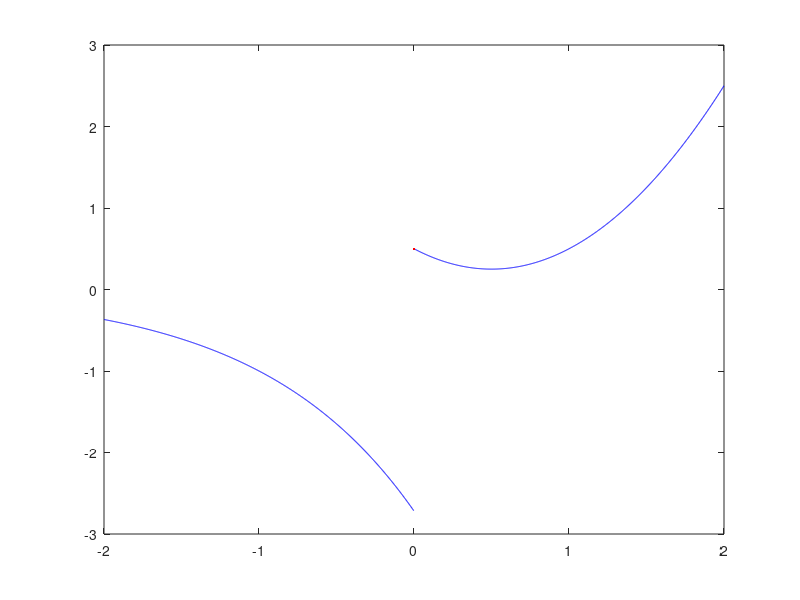

Reproduce this figure in MATLAB.
%% 1. 
f = @(x) x.^3 - 6*x.^2 + 11*x - 6;
% a) Explain why f has at least one zero
% on the interval [0, 4]
f0 = f(0)
f4 = f(4)
% f(0)f(4) < 0 and f is continuous on the interval [0, 4] therefore f has
% at least one zero. 

% b) Plot over [0, 4]
figure(1)
t = linspace(0, 4, 101)
plot(t, f(t))
xlabel('x')
ylabel('f(x)')
title('f polynomial')
grid on

% c) Use fzero to find the precise values of the zeros in [0, 4]
fzero(f, [0.5 1.5]) % find a root between 0.5 and 1.5
fzero(f, [1.5 2.5]) % find a root between 0.5 and 1.5
fzero(f, 3.5) % find a root near 3.5 (risky)

%% 2. 
% f(x) = -e^(x+1) if x < 0,
%        x^2 - x + 1/2 otherwise
% a) Does f have a zero in [-1, 1]?
% It is not enough to check just the end points because f is not continuous
% at 0.
% We can check both 'pieces'
% For x in [-1, 0), f(x) <= f(-1) = -1
% For x in (0, 1], f(x) = (x-1/2)^2 + 1/4 >= 1/4
% So f does not have a zero in [-1, 1]

% b) Define the function
func = @(x) -exp(x+1) .* (x<0) + (x.^2 - x+1/2) .* (x>=0)

% c) Define the function f over [-2, 2] using 2001 equally spaced points
x = linspace(-2, 2, 2001)
y = func(x);
y(1001) = NaN % removes the data at x = 0 so it will not be cts
plot(x, y, 'b-', 0, func(0), 'r.') % adds a red dot at x=0

%% 3. Calculate 2^(1/3) using only basic arithmetic operations.
% a) Write this as a cubic polynomial
% x = 2^(1/3) => x^3 = 2 => x^3 - 2 = 0
% p(x) = x^3 - 2
% p'(x) = 3*x^2
p = @(x) x.^3 - 2;
dp = @(x) 3*x.^2; 

% b) At least one point on [1, 2]
% p is polynomial so cts
p(1) * p(2) % < 0 therefore at least one zero

% c) at most one zero on [1, 2]
% p'(x) = 3*x^2 > 0 [1, 2] 
% always positive p'(x) therefore strictly increasing
% therefore at most one zero on [1, 2]

% d) implement Newton's method
N = 10; % steps
x = zeros(1, N+1); % creates array of zeroes
x(1) = 1; % starting value

for k = 1:N
    x(k+1) = x(k) - p(x(k)) / dp(x(k));
end

format long e 
[x; p(x)]'

% For Newton's Method:
% p in C^2 and near simple root

%% 4. 
% For the function f(x) = (x-1)^3 
% a) What is the zero of f and what is its multiplicity? 
% The zero x = 1 has multiplicity 3

% b) Give an initial bracket on the zero
f = @(x) (x-1).^3;
df = @(x) 3*(x-1).^2
f(0) * f(2); % < 0. As f is a polynomial (cts), [0, 2] brackets a zero. 

% c) Implement Newton's method for this problem and perform 10 iterations
% starting from x_1 = 2
xtrue = 1;
N = 10;
x = zeros(1, N+1);
e = zeros(1, N+1);

x(1) = 2;
e(1) = abs(x(1) - xtrue);

fprintf('%2s %12s %12s %14s %14s\n', ...
        'k', 'e(k)', 'e(k+1)/e(k)', 'e(k+1)/e(k)^2', 'e(k+1)/e(k)^3')

for k = 1:N
    x(k+1) = x(k) - f(x(k)) / df(x(k));
    e(k+1) = abs(x(k+1) - xtrue);
    fprintf('%2d %12.2e %12.2e %14.2e %14.2e\n', ...
            k, e(k), e(k+1)/e(k), e(k+1)/e(k)^2, e(k+1)/e(k)^3);
end

% e) We see from the table of ratios of errors that the method converges
% linearly with rate constant 0.667 -> not the usual rate

%% 5.

% Consider using fixed point iteration to find a zero of f(x) = 2x - cos(x)
% a) Explain why f has a unique zero in [0, 1].
% f is cts
f = @(x) 2*x - cos(x);
f(0) * f(1) % < 0 therefore [0, 1] brackets at least one zero

df = @(x) 2 + sin(x) % > 0 strictly increasing therefore at most one zero
% therefore f has a unique zero in [0, 1]

% b) fixed point iteration
% 2x - cos(x) = 0 => x = cos(x)/2 so g(x) = cos(x)/2
% OR
% x = acos(2x) so g(x) = acos(2x)

% c) Justify convergence for any starting value in [0,1]
% g: [0, 1] -> [0, 1] i.e. g maps [0, 1] into itself
% g(x) = cos(x)/2
% g: [0,1] -> [0,1] i.e. g maps [0, 1] into itself
% g'(x) = -sin(x)/2 so |g'(x)| <= 1/2 < 1 GOOD
% Fixed point iteration converge linearly with rate ~1/2

% d) Implement fixed point iteration
f = @(x) 2*x - cos(x);
g = @(x) cos(x)/2;
N = 10;
x = zeros(1, N+1);
x(1) = 1/2;
for k = 1:N
    x(k+1)=g(x(k));
end

[x; f(x)]'






